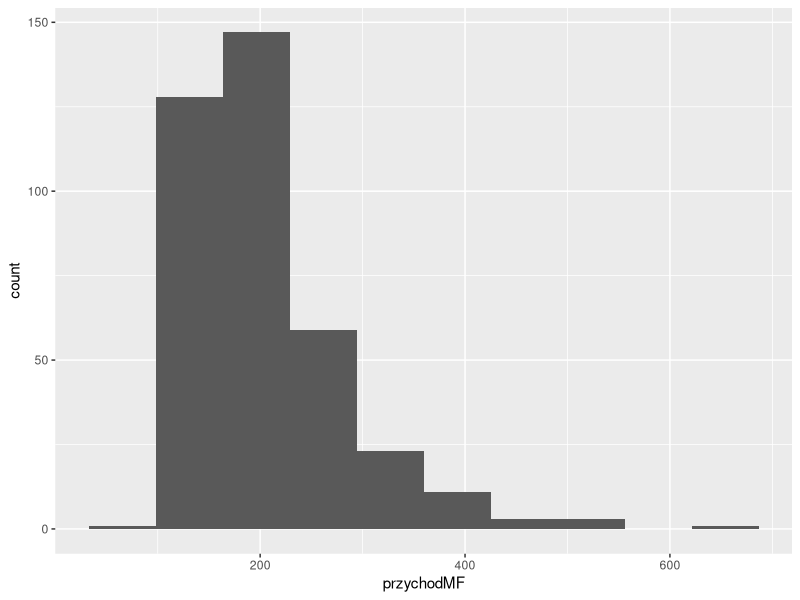
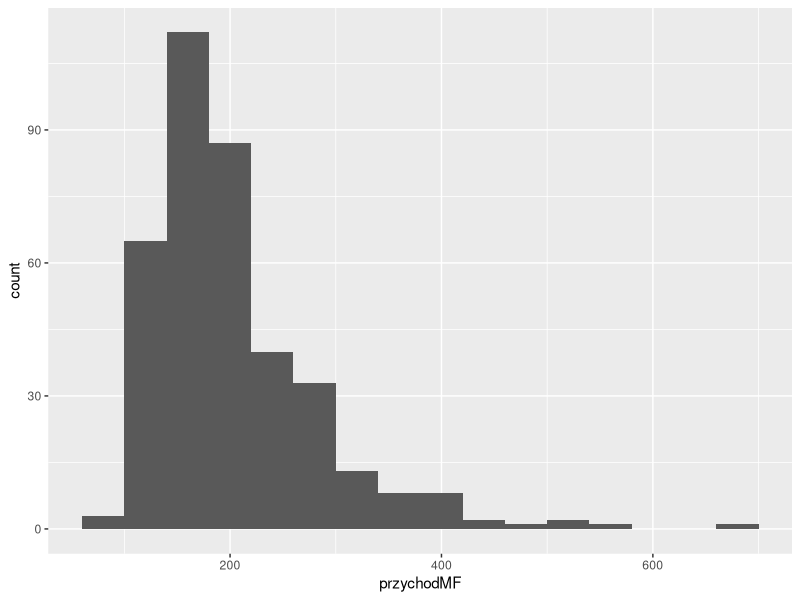

These figures' R source, in order:
library("ggplot2");

d <- read.csv("PL_powiaty_2017.csv", sep = ';',  header=T, na.string="NA");

fivenum(d$przychodMF)
mean(d$przychodMF)

ggplot(d, aes(x = przychodMF)) + geom_histogram(bins = nclass.Sturges(d$przychodMF))
ggplot(d, aes(x = przychodMF)) + geom_histogram(binwidth = 40)

